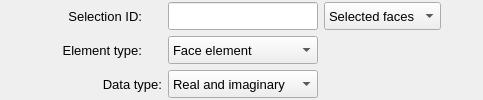
       <widget class="QFrame" name="frame_4">
        <property name="minimumSize">
         <size>
          <width>360</width>
          <height>100</height>
         </size>
        </property>
        <property name="maximumSize">
         <size>
          <width>16777215</width>
          <height>16777215</height>
         </size>
        </property>
        <property name="frameShape">
         <enum>QFrame::Shape::NoFrame</enum>
        </property>
        <property name="frameShadow">
         <enum>QFrame::Shadow::Raised</enum>
        </property>
        <layout class="QGridLayout" name="gridLayout_5">
         <property name="leftMargin">
          <number>2</number>
         </property>
         <property name="topMargin">
          <number>2</number>
         </property>
         <property name="rightMargin">
          <number>2</number>
         </property>
         <property name="bottomMargin">
          <number>2</number>
         </property>
         <property name="spacing">
          <number>6</number>
         </property>
         <item row="0" column="2">
          <widget class="QLineEdit" name="lineEdit_selection_id">
           <property name="minimumSize">
            <size>
             <width>150</width>
             <height>28</height>
            </size>
           </property>
           <property name="maximumSize">
            <size>
             <width>150</width>
             <height>28</height>
            </size>
           </property>
           <property name="font">
            <font>
             <family>MS Shell Dlg 2</family>
             <pointsize>10</pointsize>
             <italic>false</italic>
             <bold>false</bold>
            </font>
           </property>
           <property name="focusPolicy">
            <enum>Qt::FocusPolicy::ClickFocus</enum>
           </property>
           <property name="styleSheet">
            <string notr="true"/>
           </property>
           <property name="alignment">
            <set>Qt::AlignmentFlag::AlignCenter</set>
           </property>
          </widget>
         </item>
         <item row="0" column="0">
          <spacer name="horizontalSpacer_6">
           <property name="orientation">
            <enum>Qt::Orientation::Horizontal</enum>
           </property>
           <property name="sizeHint" stdset="0">
            <size>
             <width>40</width>
             <height>20</height>
            </size>
           </property>
          </spacer>
         </item>
         <item row="0" column="1">
          <widget class="QLabel" name="label_2">
           <property name="minimumSize">
            <size>
             <width>100</width>
             <height>28</height>
            </size>
           </property>
           <property name="maximumSize">
            <size>
             <width>100</width>
             <height>28</height>
            </size>
           </property>
           <property name="font">
            <font>
             <family>MS Shell Dlg 2</family>
             <pointsize>10</pointsize>
             <italic>false</italic>
             <bold>false</bold>
            </font>
           </property>
           <property name="text">
            <string>Selection ID:</string>
           </property>
           <property name="alignment">
            <set>Qt::AlignmentFlag::AlignRight|Qt::AlignmentFlag::AlignTrailing|Qt::AlignmentFlag::AlignVCenter</set>
           </property>
          </widget>
         </item>
         <item row="0" column="4">
          <spacer name="horizontalSpacer_9">
           <property name="orientation">
            <enum>Qt::Orientation::Horizontal</enum>
           </property>
           <property name="sizeHint" stdset="0">
            <size>
             <width>40</width>
             <height>20</height>
            </size>
           </property>
          </spacer>
         </item>
         <item row="1" column="2">
          <widget class="QComboBox" name="comboBox_element_type">
           <property name="minimumSize">
            <size>
             <width>150</width>
             <height>28</height>
            </size>
           </property>
           <property name="maximumSize">
            <size>
             <width>150</width>
             <height>28</height>
            </size>
           </property>
           <property name="font">
            <font>
             <pointsize>10</pointsize>
             <bold>false</bold>
            </font>
           </property>
           <item>
            <property name="text">
             <string>Face element</string>
            </property>
           </item>
           <item>
            <property name="text">
             <string>Solid element</string>
            </property>
           </item>
          </widget>
         </item>
         <item row="1" column="1">
          <widget class="QLabel" name="label_3">
           <property name="minimumSize">
            <size>
             <width>100</width>
             <height>28</height>
            </size>
           </property>
           <property name="maximumSize">
            <size>
             <width>100</width>
             <height>28</height>
            </size>
           </property>
           <property name="font">
            <font>
             <family>MS Shell Dlg 2</family>
             <pointsize>10</pointsize>
             <italic>false</italic>
             <bold>false</bold>
            </font>
           </property>
           <property name="text">
            <string>Element type:</string>
           </property>
           <property name="alignment">
            <set>Qt::AlignmentFlag::AlignRight|Qt::AlignmentFlag::AlignTrailing|Qt::AlignmentFlag::AlignVCenter</set>
           </property>
          </widget>
         </item>
         <item row="0" column="3">
          <widget class="QComboBox" name="comboBox_assignment_type">
           <property name="minimumSize">
            <size>
             <width>0</width>
             <height>28</height>
            </size>
           </property>
           <property name="maximumSize">
            <size>
             <width>16777215</width>
             <height>28</height>
            </size>
           </property>
           <property name="font">
            <font>
             <pointsize>10</pointsize>
             <bold>false</bold>
            </font>
           </property>
           <item>
            <property name="text">
             <string>Selected faces</string>
            </property>
           </item>
           <item>
            <property name="text">
             <string>Selected lines</string>
            </property>
           </item>
           <item>
            <property name="text">
             <string>Multiple</string>
            </property>
           </item>
          </widget>
         </item>
         <item row="2" column="1">
          <widget class="QLabel" name="label_7">
           <property name="minimumSize">
            <size>
             <width>120</width>
             <height>28</height>
            </size>
           </property>
           <property name="maximumSize">
            <size>
             <width>120</width>
             <height>28</height>
            </size>
           </property>
           <property name="font">
            <font>
             <family>MS Shell Dlg 2</family>
             <pointsize>10</pointsize>
             <italic>false</italic>
             <bold>false</bold>
            </font>
           </property>
           <property name="text">
            <string>Data type:</string>
           </property>
           <property name="alignment">
            <set>Qt::AlignmentFlag::AlignRight|Qt::AlignmentFlag::AlignTrailing|Qt::AlignmentFlag::AlignVCenter</set>
           </property>
          </widget>
         </item>
         <item row="2" column="2">
          <widget class="QComboBox" name="comboBox_data_type">
           <property name="minimumSize">
            <size>
             <width>150</width>
             <height>28</height>
            </size>
           </property>
           <property name="maximumSize">
            <size>
             <width>150</width>
             <height>28</height>
            </size>
           </property>
           <property name="font">
            <font>
             <pointsize>10</pointsize>
             <bold>false</bold>
            </font>
           </property>
           <item>
            <property name="text">
             <string>Real and imaginary</string>
            </property>
           </item>
           <item>
            <property name="text">
             <string>Magnitude and phase</string>
            </property>
           </item>
          </widget>
         </item>
        </layout>
       </widget>
